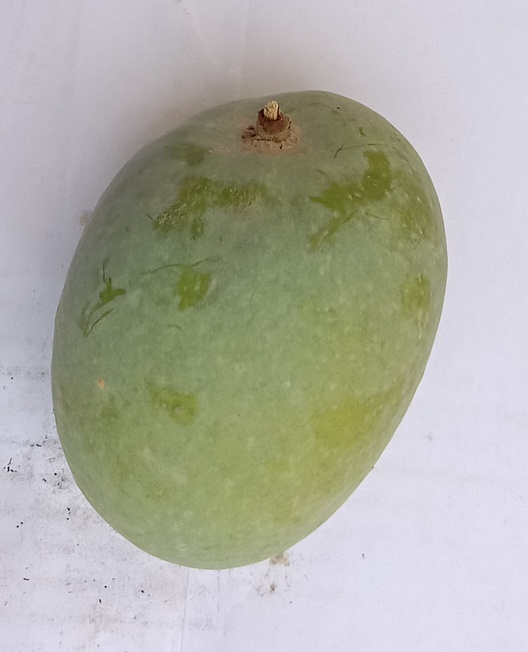
#> input picture Dataset/Classification_dataset/Anwar Ratool/IMG_20210630_102839.jpg, 528 x 652 px
$ python -i segmentation.py   (imports and definitions only)
#> lines starting #> are read from the running program, lines starting #| are printed output that depends on the picture; after the words box and inside, x2 and y2 are one past the last pixel; in counts of white or black regions, pixels touching at a corner belong together
#> further down, picture is the input picture: shape (652, 528, 3); mean B, G, R 163, 174.9, 174.3
import cv2
import numpy as np

def segment_image(img_hsv):
    """
    使用 Otsu 閾值 + 形態學運算來從 HSV 影像中分割主體區域。
    處理流程：
    1. 取 HSV 中 V（亮度）通道
    2. 用 Otsu 的方法進行二值化
    3. 形態學開運算去除雜訊
    4. 產生分割 mask，並套用在原始影像上

    參數:
        img_hsv (ndarray): 輸入影像（HSV 格式）

    回傳:
        result_bgr (ndarray): 分割後保留主體區域的 BGR 影像
    """
    # 取得 S 和 V 通道
    s_channel = img_hsv[:, :, 1]
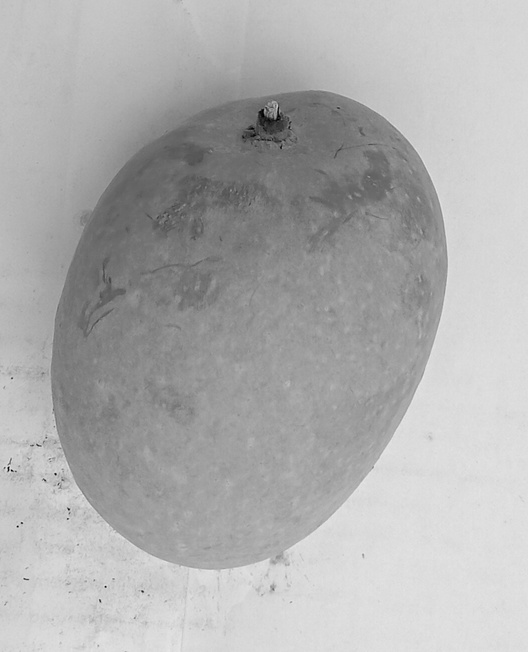
#> s_channel: shape (652, 528); min 0, max 232, mean 174.9
    v_channel = img_hsv[:, :, 2]

    # 使用 Otsu 找出自動門檻
    s_thresh, _ = cv2.threshold(s_channel, 0, 255, cv2.THRESH_BINARY + cv2.THRESH_OTSU)
#> s_thresh = 173
    v_thresh, _ = cv2.threshold(v_channel, 0, 255, cv2.THRESH_BINARY_INV + cv2.THRESH_OTSU)
#> v_thresh = 171

    # 調整閾值
    s_thresh = max(0, s_thresh - 10)
#> s_thresh = 163
    v_thresh = min(255, v_thresh + 10)
#> v_thresh = 181

    # 二值化處理
    _, s_binary = cv2.threshold(s_channel, s_thresh, 255, cv2.THRESH_BINARY)
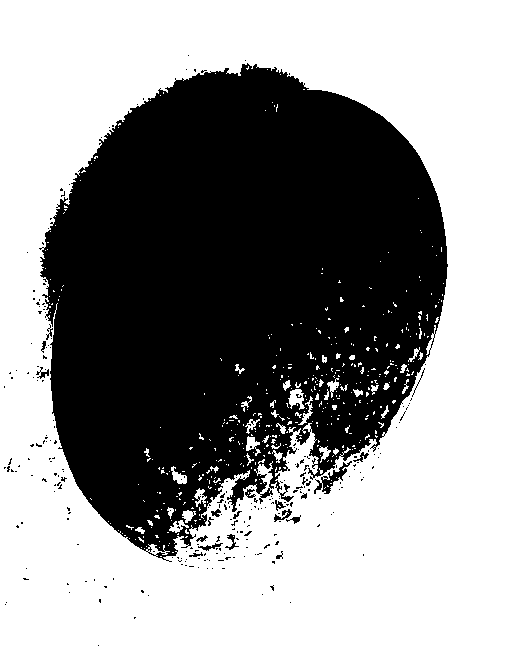
#> s_binary: shape (652, 528); 58.9% white; 270 black regions (250 under 20 px), largest, box (x1, y1, x2, y2) and area: (39, 63, 448, 562) 139508, (314, 461, 352, 494) 340, (274, 509, 292, 522) 89
    _, v_binary = cv2.threshold(v_channel, v_thresh, 255, cv2.THRESH_BINARY_INV)
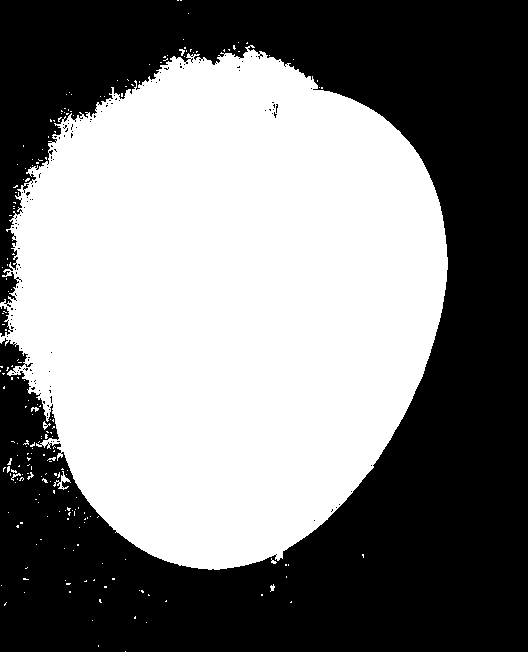
#> v_binary: shape (652, 528); 50.1% white; 127 black regions (125 under 20 px), largest, box (x1, y1, x2, y2) and area: (0, 0, 528, 652) 171281, (0, 306, 13, 337) 206

    # 合併條件產生 mask
    mask = np.logical_and(s_binary > 0, v_binary > 0).astype(np.uint8) * 255
#> mask: shape (652, 528); 9% white; 772 white regions (719 under 20 px), largest, box (x1, y1, x2, y2) and area: (0, 45, 318, 422) 14272, (163, 356, 429, 570) 11718, (288, 389, 305, 410) 207

    # 形態學清理
    kernel = cv2.getStructuringElement(cv2.MORPH_ELLIPSE, (7, 7))
    mask = cv2.morphologyEx(mask, cv2.MORPH_CLOSE, kernel)
#> mask: shape (652, 528); 12.1% white; 257 white regions (231 under 20 px), largest, box (x1, y1, x2, y2) and area: (126, 315, 441, 570) 20917, (0, 42, 324, 462) 18493, (50, 467, 76, 492) 302
    mask = cv2.morphologyEx(mask, cv2.MORPH_OPEN, kernel)
#> mask: shape (652, 528); 11.1% white; 14 white regions, largest, box (x1, y1, x2, y2) and area: (142, 378, 419, 570) 18846, (0, 44, 317, 459) 18115, (55, 468, 74, 489) 263

    # 只保留最大連通區域
    num_labels, labels, stats, _ = cv2.connectedComponentsWithStats(mask)
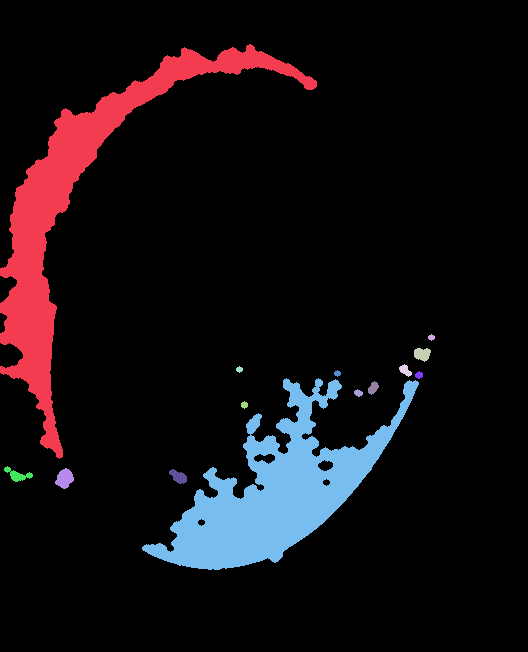
#> labels: shape (652, 528) int32; 15 distinct labels, from 0 to 14; one colour per label, 0 black
#> num_labels = 15; stats = 15 rows, first 6: [0, 0, 528, 652, 306081], [0, 44, 317, 415, 18115], [428, 334, 7, 7, 33], [414, 348, 17, 14, 176], [399, 364, 13, 13, 94], [236, 366, 7, 7, 33]
    if num_labels > 1:
        largest = 1 + np.argmax(stats[1:, cv2.CC_STAT_AREA])
#> largest = 8
        mask = np.where(labels == largest, 255, 0).astype(np.uint8)
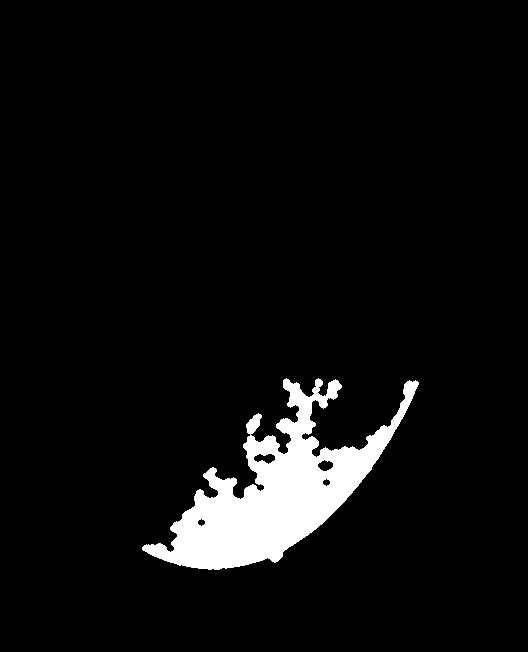
#> mask: shape (652, 528); 5.5% white; 1 white region, box (x1, y1, x2, y2) and area: (142, 378, 419, 570) 18846

    # 將主體從 HSV 抽出，並轉換回 BGR
    segmented_hsv = cv2.bitwise_and(img_hsv, img_hsv, mask=mask)
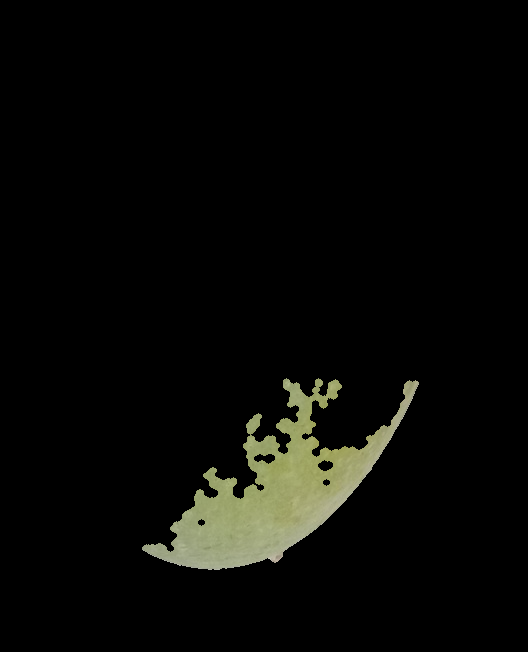
#> segmented_hsv: shape (652, 528, 3); mean B, G, R 6.4, 9.1, 8.8
    result_bgr = cv2.cvtColor(segmented_hsv, cv2.COLOR_HSV2BGR)
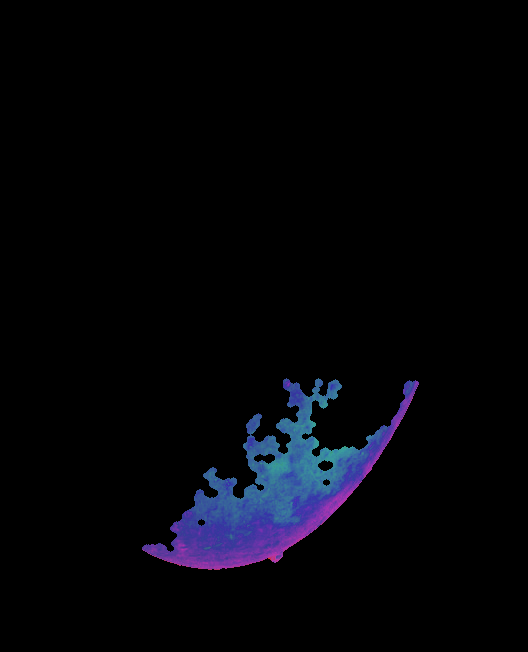
#> result_bgr: shape (652, 528, 3); mean B, G, R 8.8, 4.5, 4

    return result_bgr

>>> import cv2
>>> picture = cv2.imread('../Dataset/Classification_dataset/Anwar Ratool/IMG_20210630_102839.jpg')
>>> result = segment_image(picture)

$ run again, on Dataset/Classification_dataset/Anwar Ratool/IMG_20210630_103000.jpg
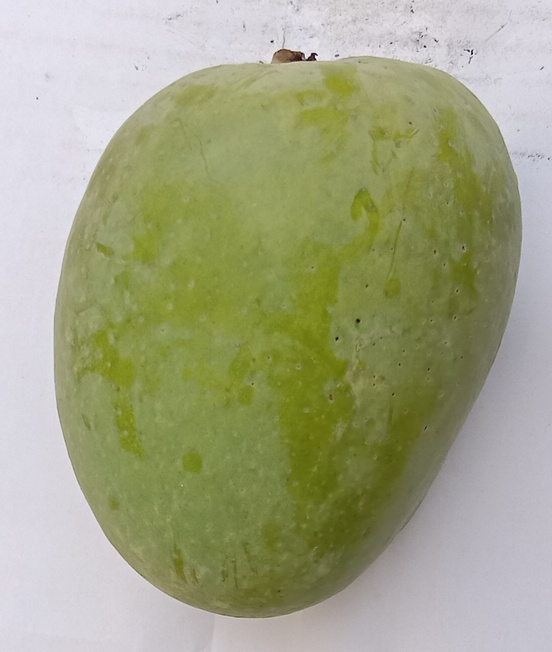
#> input picture Dataset/Classification_dataset/Anwar Ratool/IMG_20210630_103000.jpg, 552 x 652 px
#> picture is the input picture: shape (652, 552, 3); mean B, G, R 131.6, 164.2, 161.6
#> in segment_image, `s_thresh, _ = cv2.threshold(s_channel, 0, 255, cv2.THRESH_BINARY + cv2..`: s_thresh = 171
#> in segment_image, `v_thresh, _ = cv2.threshold(v_channel, 0, 255, cv2.THRESH_BINARY_INV +..`: v_thresh = 168
#> in segment_image, `s_thresh = max(0, s_thresh - 10)`: s_thresh = 161
#> in segment_image, `v_thresh = min(255, v_thresh + 10)`: v_thresh = 178
#> in segment_image, `_, s_binary = cv2.threshold(s_channel, s_thresh, 255, cv2.THRESH_BINARY)`:
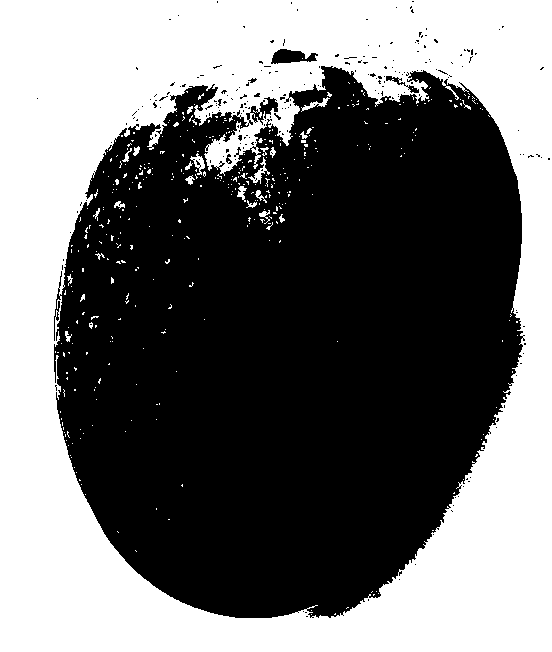
#> s_binary: shape (652, 552); 44.2% white; 394 white regions (370 under 20 px), largest, box (x1, y1, x2, y2) and area: (0, 0, 552, 652) 156462, (248, 157, 270, 184) 144, (190, 153, 205, 175) 130
#> v_binary: shape (652, 552); 62.7% white; 95 black regions (90 under 20 px), largest, box (x1, y1, x2, y2) and area: (0, 0, 552, 652) 133784, (344, 58, 361, 63) 34, (360, 64, 372, 68) 29, (246, 65, 254, 70) 26, (219, 66, 229, 71) 20
#> labels: shape (652, 552) int32; 17 distinct labels, from 0 to 16
#> num_labels = 17; stats = 17 rows, first 6: [0, 0, 552, 652, 331254], [334, 56, 127, 49, 3260], [116, 60, 212, 128, 11509], [452, 96, 12, 11, 84], [300, 131, 9, 9, 53], [127, 145, 12, 11, 94]
#> largest = 13
#> in segment_image, `result_bgr = cv2.cvtColor(segmented_hsv, cv2.COLOR_HSV2BGR)`:
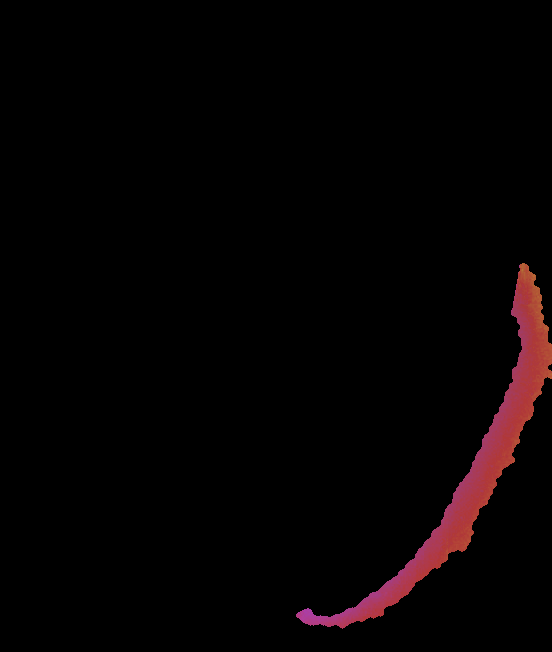
#> result_bgr: shape (652, 552, 3); mean B, G, R 2.6, 2.1, 5.9

$ run again, on Dataset/Classification_dataset/Anwar Ratool/IMG_20210630_103046.jpg
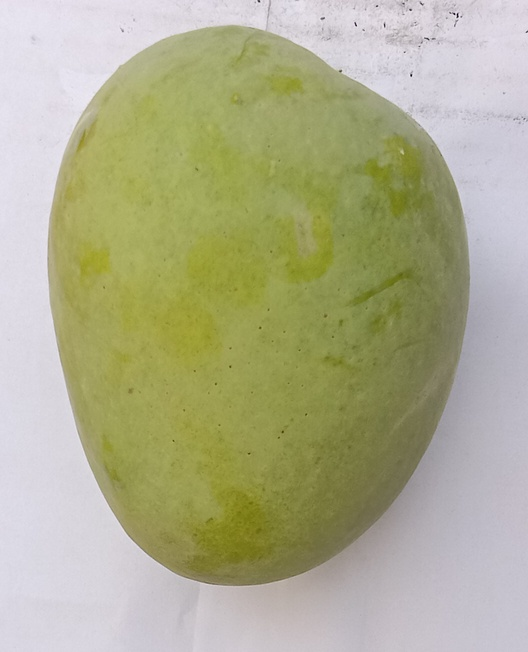
#> input picture Dataset/Classification_dataset/Anwar Ratool/IMG_20210630_103046.jpg, 528 x 652 px
#> picture is the input picture: shape (652, 528, 3); mean B, G, R 141.4, 174, 174.5
#> in segment_image, `s_thresh, _ = cv2.threshold(s_channel, 0, 255, cv2.THRESH_BINARY + cv2..`: s_thresh = 178
#> in segment_image, `s_thresh = max(0, s_thresh - 10)`: s_thresh = 168
#> in segment_image, `v_thresh = min(255, v_thresh + 10)`: v_thresh = 188
#> in segment_image, `_, s_binary = cv2.threshold(s_channel, s_thresh, 255, cv2.THRESH_BINARY)`:
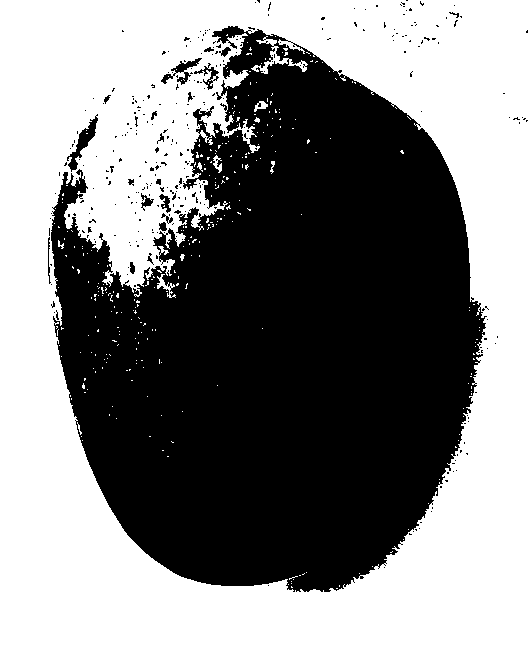
#> s_binary: shape (652, 528); 51.8% white; 316 black regions (296 under 20 px), largest, box (x1, y1, x2, y2) and area: (51, 26, 487, 592) 163103, (67, 114, 98, 172) 483, (161, 58, 202, 85) 316
#> v_binary: shape (652, 528); 62.4% white; 106 black regions (105 under 20 px), largest, box (x1, y1, x2, y2) and area: (0, 0, 528, 652) 129057
#> labels: shape (652, 528) int32; 19 distinct labels, from 0 to 18
#> num_labels = 19; stats = 19 rows, first 6: [0, 0, 528, 652, 289168], [398, 0, 9, 7, 46], [448, 5, 7, 8, 40], [56, 27, 200, 271, 29862], [253, 32, 41, 42, 811], [387, 32, 15, 10, 101]
#> largest = 3
#> in segment_image, `result_bgr = cv2.cvtColor(segmented_hsv, cv2.COLOR_HSV2BGR)`:
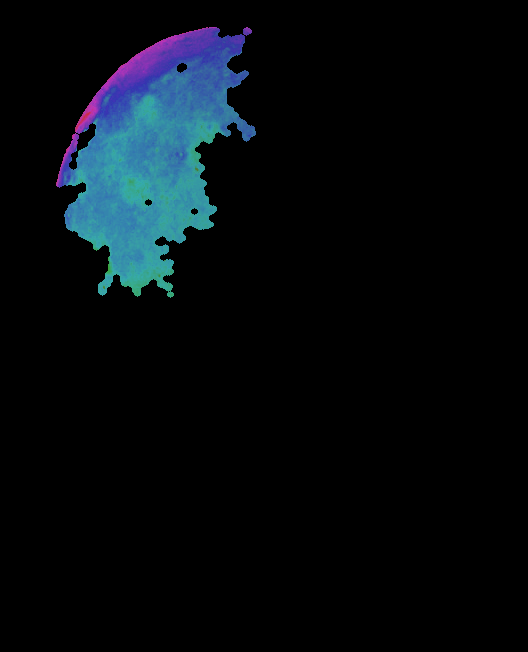
#> result_bgr: shape (652, 528, 3); mean B, G, R 14.5, 10.6, 5.4
